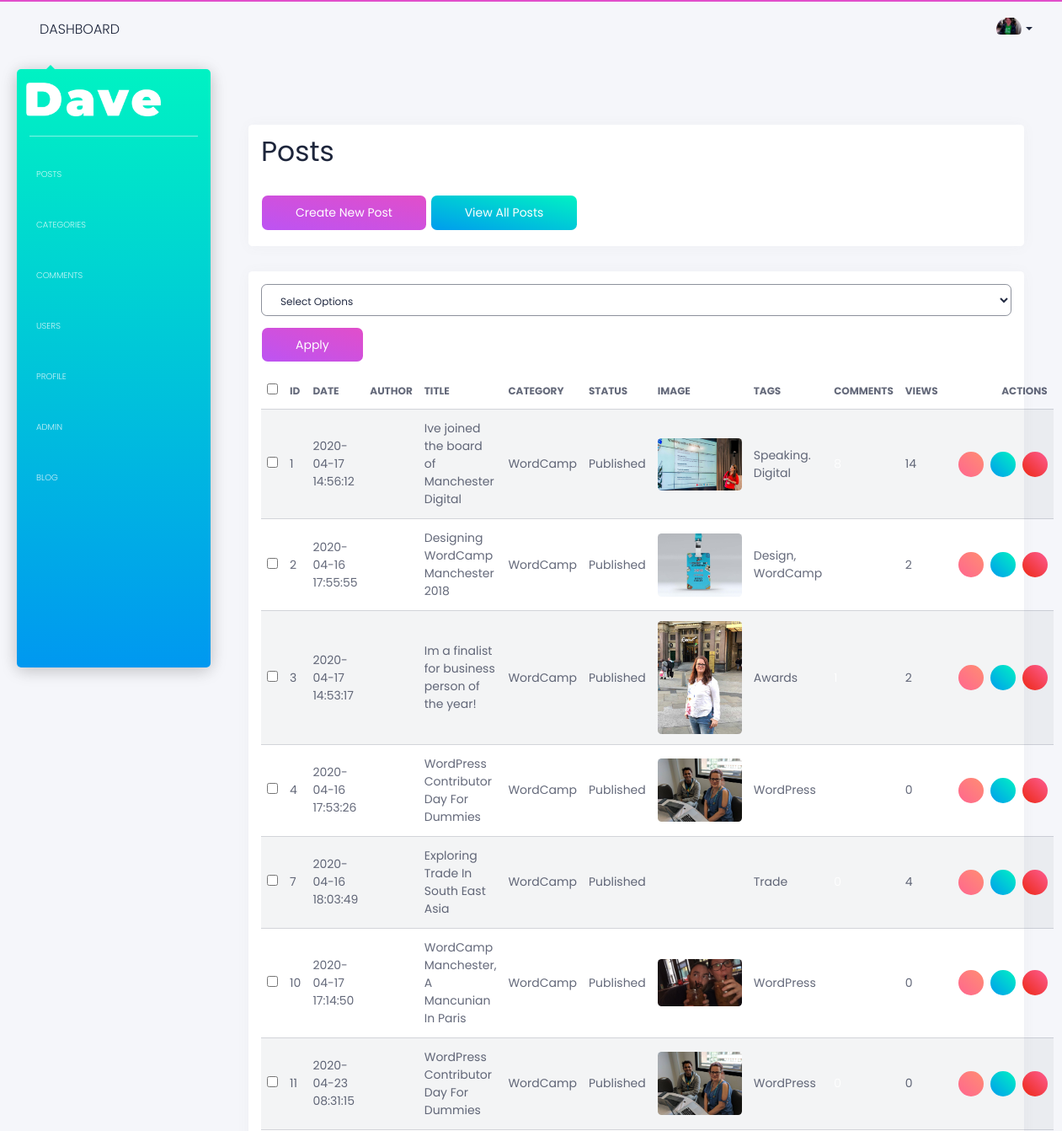
Before: /admin/posts.php (signed in, upper part) with the older database file.
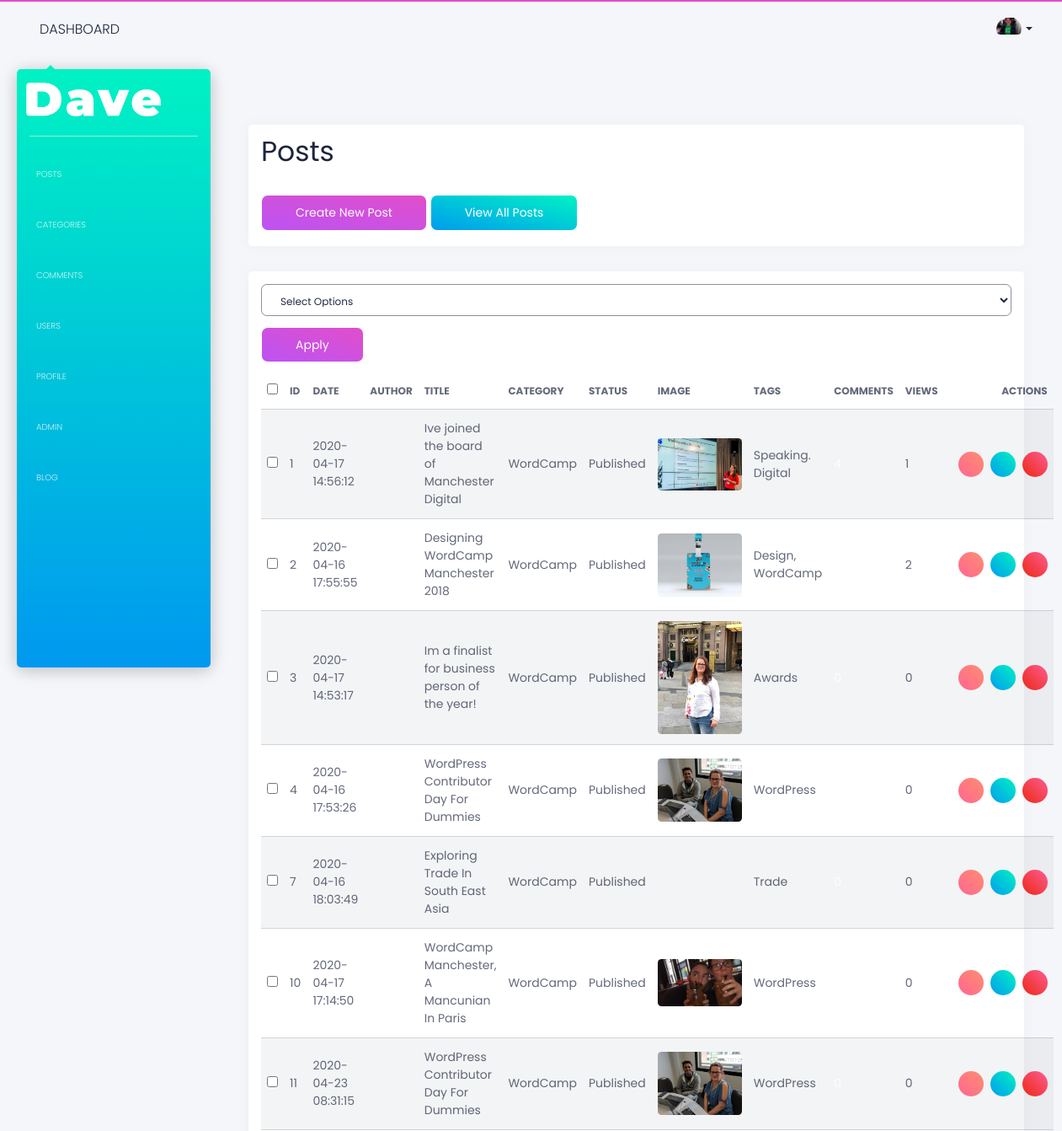
After: the same page with the newer database file.
### tables this page shows
CREATE TABLE `posts` (
  `post_id` int(11) unsigned NOT NULL AUTO_INCREMENT,
  `post_title` varchar(255) DEFAULT NULL,
  `post_date` text,
  `post_category_id` int(11) DEFAULT NULL,
  `post_status` varchar(355) DEFAULT 'Draft',
  `post_image` text,
  `post_content` text,
  `post_author_id` int(11) DEFAULT NULL,
  `post_tags` varchar(255) DEFAULT NULL,
  `post_comment_count` int(11) DEFAULT NULL,
  `post_author` varchar(255) DEFAULT NULL,
  `post_views_count` int(11) DEFAULT '0',
  PRIMARY KEY (`post_id`)
);

### admin/functions.php (the view, shortened to what this page needs)
<?php
function display_posts()
{
    global $connection;
    $query = "SELECT * FROM posts";
    $display_all_posts = mysqli_query($connection, $query);
    while ($row = mysqli_fetch_assoc($display_all_posts)) {
        $post_id = $row['post_id'];
        $post_title = $row['post_title'];
        $post_date = $row['post_date'];
        $post_author = $row['post_author'];
        $post_category_id = $row['post_category_id'];
        $post_status = $row['post_status'];
        $post_tags = $row['post_tags'];
        $post_image = $row['post_image'];
        $post_views_count = $row['post_views_count'];
        echo '<tr>';
        ?>
        <td><input class="checkboxes" type="checkbox" name="checkBoxArray[]" value ="<?php echo $post_id; ?>"></td>
        <?php
        echo "<td>{$post_id}</td>";
        echo "<td>{$post_date}</td>";
        echo "<td>{$post_author}</td>";
        echo "<td>{$post_title}</td>";
        $query = "SELECT * FROM categories WHERE cat_id = " . $post_category_id;
        $show_cat_name = mysqli_query($connection, $query);
        while ($row = mysqli_fetch_assoc($show_cat_name)) {
            $cat_title = $row['cat_title'];
            echo "<td>{$cat_title}</td>";
            echo "<td>{$post_status}</td>";
            echo "<td><img class='img-fluid' src='../images/posts/{$post_image}' alt='' style='max-width:100px;'/></td>";
            echo "<td>{$post_tags}</td>";
            $comment_count_query = "SELECT * FROM comments WHERE comment_post_id = {$post_id}";
            $comment_query = mysqli_query($connection, $comment_count_query);
            $row = mysqli_fetch_array($comment_query);
            $comment_id = $row['comment_post_id'];
            $comment_count = mysqli_num_rows($comment_query);
            echo "<td><a href='comments-filtered.php?id=$comment_id'>{$comment_count}</a></td>";
            echo "<td>{$post_views_count}</td>";
            echo '<td class="text-right" style="min-width: 130px;">';
            echo '<a href ="../post.php?p_id=' . $post_id . '"
            class="btn btn-warning btn-sm btn-round btn-icon mr-2">
            <i class="fal fa-eye pt-2"></i></a>';
            echo '<a href ="posts.php?source=update_post&p_id=' . $post_id . '"
            class="btn btn-success btn-sm btn-round btn-icon mr-2">
            <i class="fal fa-edit pt-2"></i></a>';
            echo '<a rel="'.$post_id.'" href="javascript:void(0)" class="btn btn-danger btn-sm btn-round btn-icon delete-link">
            <i class="fal fa-trash-alt pt-2"></i></a>';
            echo '</td>';
            echo '</tr>';
        }
    }
}
function switch_post_content()
{
    if (isset($_GET['source'])) {
        $set_source = $_GET['source'];
    } else {
        $set_source = '';
    }
    switch ($set_source) {
        default:
            include 'includes/posts/view-posts.php';
            break;
    }
}
        ?>

Changed rows visible on the page:
changed posts "Ive joined the board of Manchester Digital": post_views_count "14" → "1"
changed posts "Im a finalist for business person of the year!": post_views_count "2" → "0"
changed posts "Exploring Trade In South East Asia": post_views_count "4" → "0"
